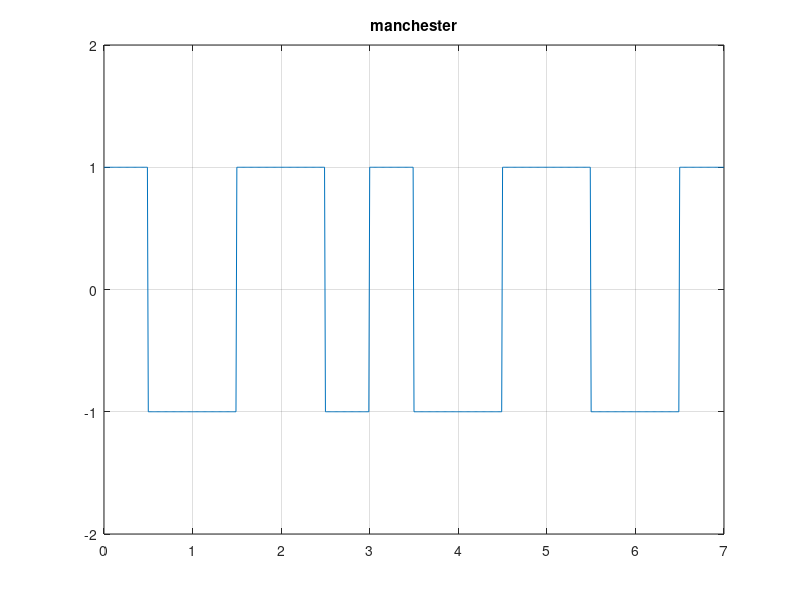

This chart was generated by the following MATLAB code:
clc;
clear;
x=[1 0 1 1 0 1 0];
t=0:0.01:length(x);
j=1;
for i=1:length(x)
    if(x(i)==1)
        y(j:j+50)=1;
        y(j+50:j+100)=-1;
    else
        y(j:j+50)=-1;
        y(j+50:j+100)=1;
    end
    j=j+100;
    
end
plot(t,y);
length(y)
axis([0 length(x) -2 2]);
grid on;
title("manchester");
